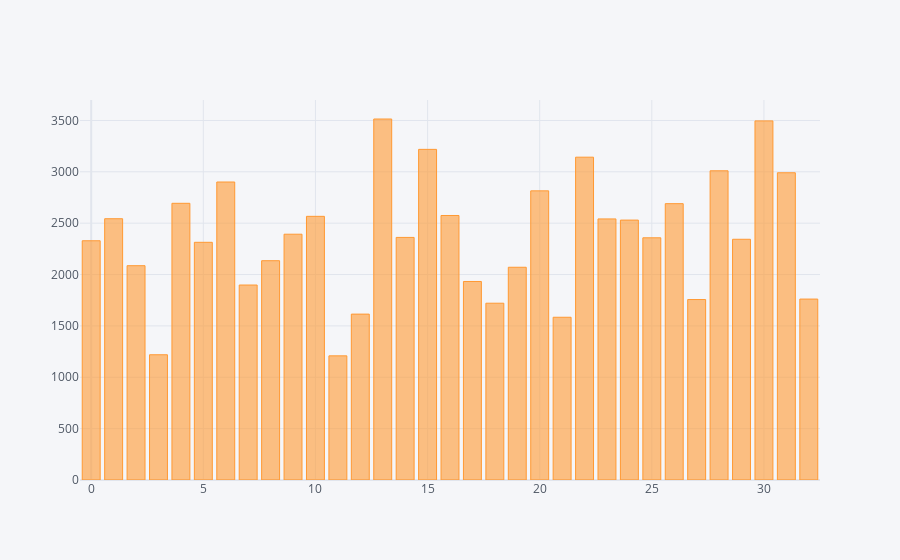

The code cell stored with this chart in its notebook:
### Code cell
district.iplot(kind= 'bar')

### Figure 1 — Plotly figure (JSON) as saved in the notebook; plotly's stock layout.template omitted (floating-point values rounded to 4 significant figures)
{"data": [{"marker": {"color": "rgba(255, 153, 51, 0.6)", "line": {"color": "rgba(255, 153, 51, 1.0)", "width": 1}}, "name": "Overall", "orientation": "v", "text": "", "type": "bar", "x": [0, 1, 2, 3, 4, 5, 6, 7, 8, 9, 10, 11, 12, 13, 14, 15, 16, 17, 18, 19, 20, 21, 22, 23, 24, 25, 26, 27, 28, 29, 30, 31, 32], "y": [2329.0, 2543.0, 2086.0, 1219.0, 2693.0, 2314.0, 2901.0, 1898.0, 2135.0, 2393.0, 2567.0, 1209.0, 1615.0, 3514.0, 2361.0, 3219.0, 2575.0, 1932.0, 1721.0, 2071.0, 2815.0, 1584.0, 3142.0, 2541.0, 2530.0, 2358.0, 2690.0, 1757.0, 3010.0, 2343.0, 3496.0, 2991.0, 1761.0]}], "layout": {"autosize": true, "legend": {"bgcolor": "#F5F6F9", "font": {"color": "#4D5663"}}, "paper_bgcolor": "#F5F6F9", "plot_bgcolor": "#F5F6F9", "title": {"font": {"color": "#4D5663"}}, "xaxis": {"autorange": true, "gridcolor": "#E1E5ED", "range": [-0.5, 32.5], "showgrid": true, "tickfont": {"color": "#4D5663"}, "title": {"font": {"color": "#4D5663"}, "text": ""}, "type": "linear", "zerolinecolor": "#E1E5ED"}, "yaxis": {"autorange": true, "gridcolor": "#E1E5ED", "range": [0, 3699.0], "showgrid": true, "tickfont": {"color": "#4D5663"}, "title": {"font": {"color": "#4D5663"}, "text": ""}, "type": "linear", "zerolinecolor": "#E1E5ED"}}}
